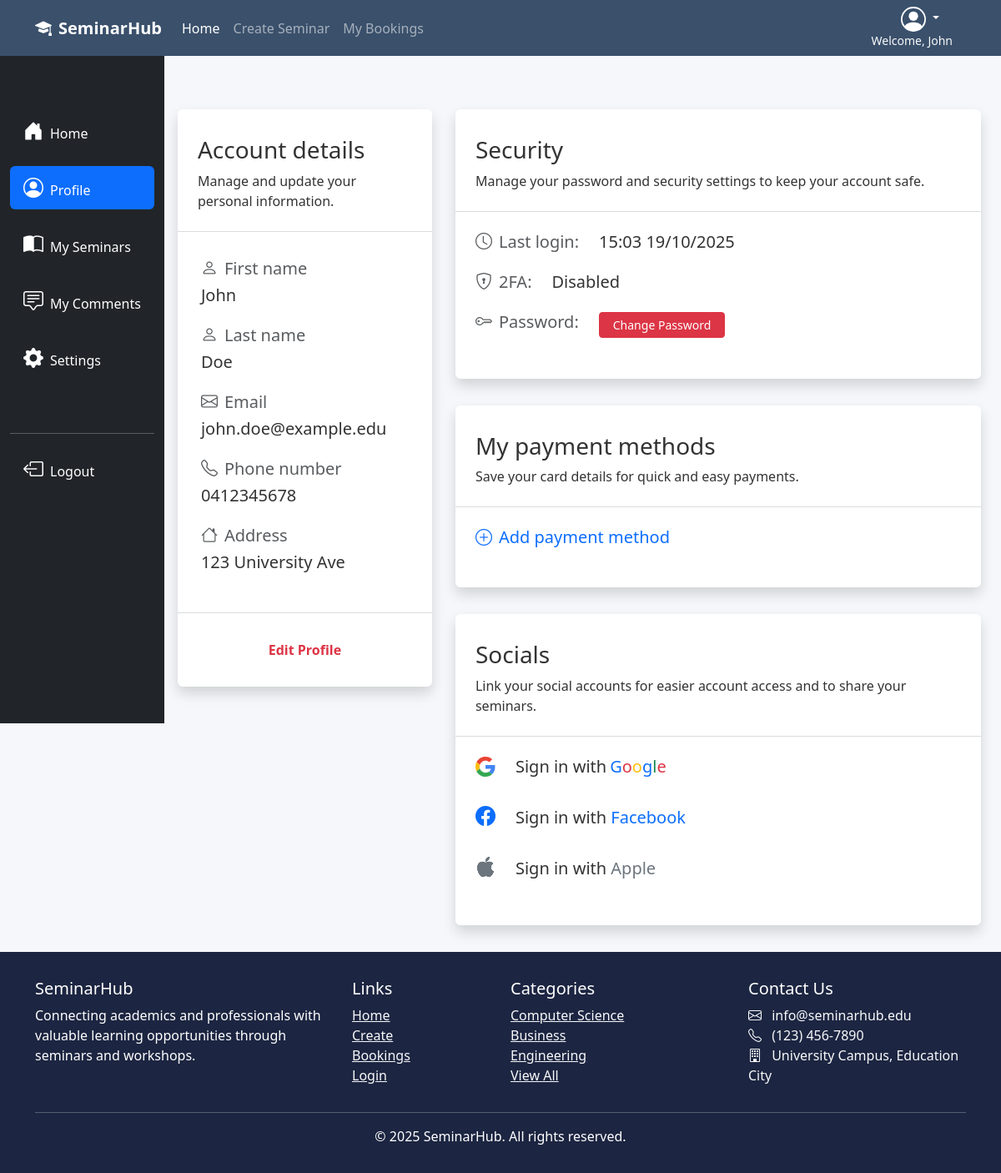
Page /profile/1 (signed in) on the earlier database version.
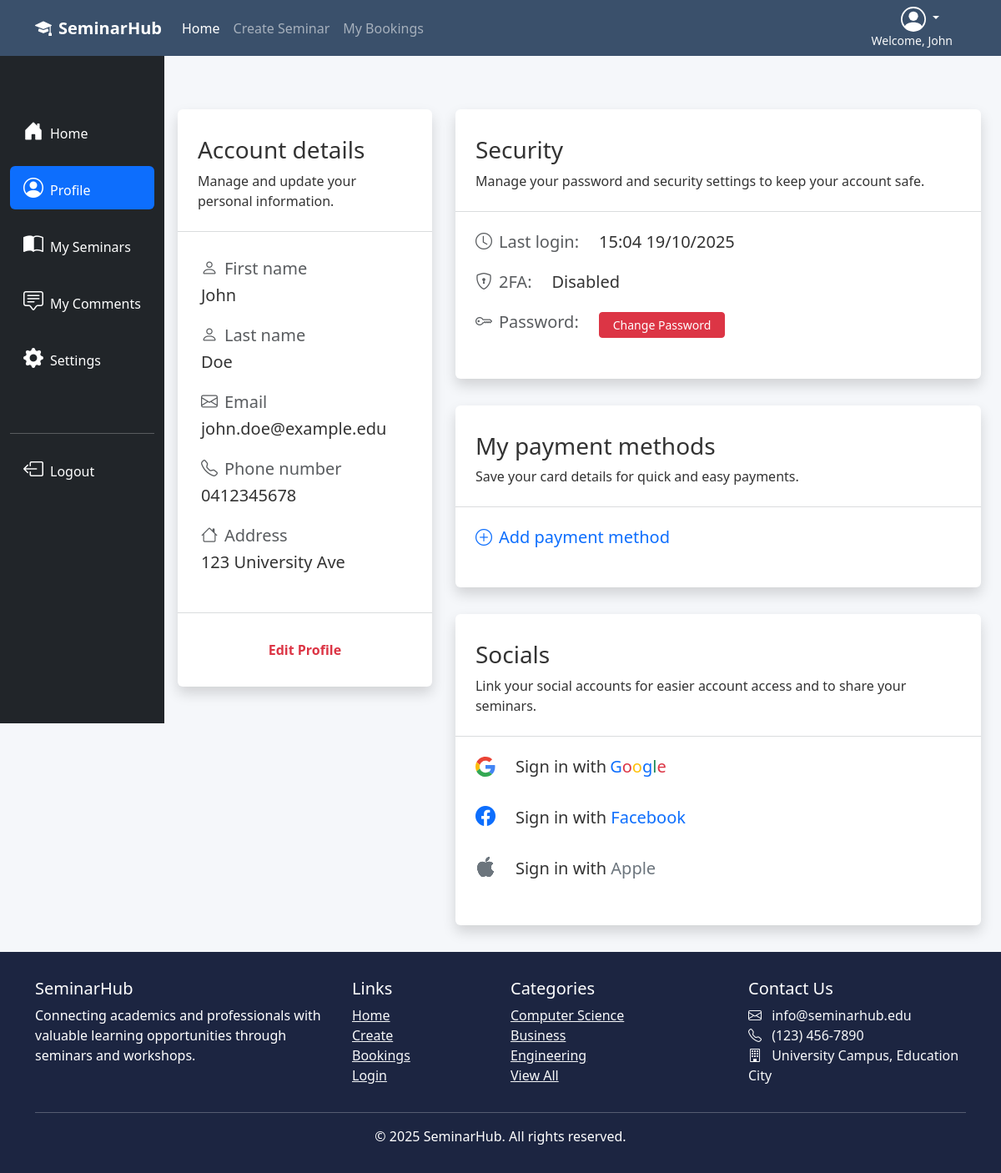
Same page on the later database version.
### SeminarHub/models.py (models this page shows, shortened)
class User(db.Model, UserMixin):
    __tablename__ = 'users'
    id = db.Column(db.Integer, primary_key=True)
    first_name = db.Column(db.String(64), index=True)
    last_name  = db.Column(db.String(64), index=True)
    email      = db.Column(db.String(64), unique=True)
    password_hash = db.Column(db.String(256), nullable=False)
    number     = db.Column(db.String(64), nullable=False)
    address    = db.Column(db.String(256), nullable=False)
    last_seen = db.Column(db.DateTime, default=datetime.now())
    bookings      = db.relationship("Booking", back_populates="user")
    comments      = db.relationship("Comment", back_populates="user")
    owned_events  = db.relationship("Event",   back_populates="owner")

### SeminarHub/user/user.py (the view)
@user_bp.route('/profile/<user_id>')
@login_required
def profile(user_id):
    user = User.query.filter_by(id = current_user.id).first()
    return render_template('profile.html', heading = 'Profile | ', user = user, details_template = '_account_details.html')

### SeminarHub/user/templates/profile.html (shortened to what this page needs)
{% extends '_profile_navigation.html' %}
{% set active_page = 'profile' %}
{% block profile_content %}
<div class="container pt-md-3 pt-2 ps-4 pe-4 ps-lg-0 mt-md-5 mt-3">
    <div class="row">
        <div class="col-12 col-lg-5 col-xl-4 pb-3">
            <div class="profile-form-section shadow rounded mb-3 w-100">
                {% block account_details %}
                {% include details_template %}
                {% endblock %}
            </div>
        </div>
        <div class="col-12 col-lg-7 col-xl-8 pe-4">
            <div class="row ps-3 pb-3">
                <div class="profile-form-section shadow rounded mb-3 w-100">
                    <div class="col">
                        <div class="px-4 mb-4">
                            <h3 class="">Security</h3>
                            <p>Manage your password and security settings to keep your account safe.</p>
                        </div>
                        <hr class="text-secondary">
                        <div class="px-4 mb-3 mt-4 d-flex">
                            <h5 class="me-4 text-muted mb-2"><i class="bi bi-clock fs-5 pe-2"></i>Last login:</h5>
                            <h5 class="">{% if user.last_seen %}{{user.last_seen.strftime('%H:%M %d/%m/%Y')}}{% else %}No previous login{% endif %}</h5>
                        </div>
                        <div class="px-4 mb-3 d-flex">
                            <h5 class="me-4 text-muted mb-2"><i class="bi bi-shield-lock fs-5 pe-2"></i>2FA:</h5>
                            <h5 class="">Disabled</h5>
                        </div>
                        <div class="px-4 mb-3 d-flex">
                            <h5 class="me-4 text-muted text-nowrap"><i class="bi bi-key fs-5 pe-2"></i>Password:</h5>
                            <a href="{{url_for('auth.change_password', user_id=current_user.id)}}" class="text-decoration-none text-danger text-nowrap"><button class="btn btn-danger btn-sm me-2 px-1 px-lg-3 py-1 ">Change Password</button></a>
                        </div>
                    </div>
                </div>
            </div>
            <div class="row ps-3 pb-3">
                <div class="profile-form-section shadow rounded mb-3 w-100">
                    <div class="col">
                        <div class="px-4 mb-4">
                            <h3 class="">My payment methods</h3>
                            <p>Save your card details for quick and easy payments.</p>
                        </div>
                        <hr class="text-secondary">
                        <div class="px-4 mb-3 mt-4">
                            <a href="" class="text-decoration-none"><h5 class=""><i class="bi bi-plus-circle fs-5 pe-2"></i>Add payment method</h5></a>
                        </div>
                    </div>
                </div>
            </div>
            <div class="row ps-3 pb-3">
                <div class="profile-form-section shadow rounded mb-3 w-100">
                    <div class="col">
                        <div class="px-4 mb-4">
                            <h3 class="">Socials</h3>
                            <p>Link your social accounts for easier account access and to share your seminars.</p>
                        </div>
                        <hr class="text-secondary">
                        <div class="px-4 mb-4 mt-4 d-flex">
                            <a href="" class="text-decoration-none text-reset">
                                <h5 class="google-icon-container">
                                    Sign in with <span class="text-primary ms-1">G</span><span class="text-danger">o</span><span class="text-warning">o</span><span class="text-primary">g</span><span class="text-success">l</span><span class="text-danger">e</span>
                                </h5>
                            </a>
                        </div>
                        <div class="px-4 mb-4 mt-4 d-flex">
                            <a href="" class="text-decoration-none text-reset"><h5 class=""><i class="bi bi-facebook h4 pe-4 text-primary"></i>Sign in with <span class="text-primary">Facebook</span></h5></a>
                        </div>
                        <div class="px-4 mb-3 mt-4 d-flex">
                            </i><a href="" class="text-decoration-none text-reset"><h5 class=""><i class="bi bi-apple h4 pe-4 text-secondary"></i>Sign in with <span class="text-secondary">Apple</span></h5></a>
                        </div>
                    </div>
                </div>
            </div>
        </div>
    </div>
</div>
{% endblock %}

### SeminarHub/user/templates/_profile_navigation.html (shortened to what this page needs)
{% extends 'base.html' %}
{% block content %}
<div class="row g-0">
    <div class="col-auto">
        <div class="d-flex flex-column flex-shrink-0 p-0 p-sm-2 py-lg-3 align-items-center align-items-sm-start bg-dark vh-100 profile-sidebar sticky-top z-1">
            <ul class="nav nav-pills flex-column mb-5 mt-5 px-0 px-sm-1 w-100">
                <li class="nav-item mb-3">
                    <a href="{{url_for('main.index')}}" class="nav-link profile-link text-white"><span class="text-nowrap"><i class="bi bi-house-door-fill me-2 fs-4"></i><span class="d-none d-lg-inline">Home</span></span></a>
                </li>
                <li class="nav-item mb-3">
                    <a href="{{url_for('user.profile', user_id=current_user.id)}}" class="nav-link {% if active_page == 'profile' %} active {% else %} profile-link text-white {% endif %}"><span class="text-nowrap"><i class="bi bi-person-circle me-2 fs-4"></i><span class="d-none d-lg-inline">Profile</span></span></a>
                </li>
                <li class="nav-item mb-3">
                    <a href="{{url_for('user.events', user_id=current_user.id)}}" class="nav-link {% if active_page == 'events' %} active {% else %} profile-link text-white {% endif %}"><span class="text-nowrap"><i class="bi bi-book-half me-2 fs-4"></i><span class="d-none d-lg-inline text-nowrap">My Seminars</span></span></a>
                </li>
                <li class="nav-item mb-3">
                    <a href="{{url_for('user.comments', user_id=current_user.id)}}" class="nav-link {% if active_page == 'comments' %} active {% else %} profile-link text-white {% endif %}"><span class="text-nowrap"><i class="bi bi-chat-square-text me-2 fs-4"></i><span class="d-none d-lg-inline">My Comments</span></span></a>
                </li>
                <li class="nav-item mb-5">
                    <a href="#" class="nav-link profile-link text-white"><span><i class="bi bi-gear-fill me-2 fs-4"></i><span class="d-none d-lg-inline">Settings</span></span></a>
                </li>
                <hr class="border-white">
                <li class="nav-item mt-auto">
                    <a href="{{url_for('auth.logout')}}" class="nav-link profile-link text-white"><span><i class="bi bi-box-arrow-left fs-4 pe-2"></i><span class="d-none d-lg-inline">Logout</span></span></a>
                </li>
            </ul>
        </div>
    </div>
    <div class="col ps-3">
    {% block profile_content %}
    {% endblock %}
    </div>
</div>
{% endblock %}

### SeminarHub/templates/base.html (shortened to what this page needs)
<!DOCTYPE html>
<html lang="en">
<head>
  <link href="https://cdn.jsdelivr.net/npm/bootstrap@5.3.0/dist/css/bootstrap.min.css" rel="stylesheet">
  <link rel="stylesheet" href="https://cdn.jsdelivr.net/npm/bootstrap-icons@1.10.0/font/bootstrap-icons.css">
  <link rel="stylesheet" href="{{ url_for('static', filename='style/stylesheet.css') }}">
</head>
<body class="d-flex flex-column min-vh-100">
  <header>
    {% include "_navigation.html" %}
  </header>
  <main class="flex-fill">
    {% block content %}{% endblock %}
  </main>
  {% include "_footer.html" %}
</body>
</html>

### SeminarHub/templates/_navigation.html (shortened to what this page needs)
<nav class="navbar navbar-expand-lg navbar-dark sticky-top">
    <div class="container">
        <a class="navbar-brand fw-bold" href="{{ url_for('main.index') }}">
            <i class="bi bi-mortarboard-fill me-2"></i>SeminarHub
        </a>
        {% if current_user.is_authenticated %}
        <div class="ms-auto order-lg-last text-end">
            <div class="dropdown pe-3">
                <a href="#" class="d-block link-body-emphasis text-decoration-none dropdown-toggle text-light pe-3" data-bs-toggle="dropdown" aria-expanded="false">
                </a>
                <small class="d-block text-end text-light">Welcome, {{ current_user.first_name }}</small>
            </div>
        </div>
        {% endif %}
        <div class="collapse navbar-collapse" id="navbarNav">
            <ul class="navbar-nav me-auto">
                <li class="nav-item">
                    <a class="nav-link active" href="{{ url_for('main.index') }}">Home</a>
                </li>
                <li class="nav-item">
                    <a class="nav-link" href="{{url_for('event.create')}}">Create Seminar</a>
                </li>
                <li class="nav-item">
                    <a class="nav-link" href="{{url_for('booking.booking')}}">My Bookings</a>
                </li>
            </ul>
        </div>
    </div>
</nav>

### SeminarHub/user/templates/_account_details.html
<div class="px-4 mb-4">
    <h3 class="">Account details</h3>
    <p>Manage and update your personal information.</p>
</div>
<hr class="text-secondary">
<div class="px-4 py-2 mt-4">
    <div class="mb-4 ms-1">
        <h5 class="me-4 text-muted mb-2"><i class="bi bi-person fs-5 pe-2"></i>First name</h5>
        <h5 class="">{{user.first_name}}</h5>
    </div>
    <div class="mb-4 ms-1">
        <h5 class="me-4 text-muted mb-2"><i class="bi bi-person fs-5 pe-2"></i>Last name</h5>
        <h5 class="">{{user.last_name}}</h5>
    </div>
    <div class="mb-4 ms-1">
        <h5 class="me-4 text-muted mb-2"><i class="bi bi-envelope fs-5 pe-2"></i>Email</h5>
        <h5 class="">{{user.email}}</h5>
    </div>
    <div class="mb-4 ms-1">
        <h5 class="me-4 text-muted mb-2"><i class="bi bi-telephone fs-5 pe-2"></i>Phone number</h5>
        <h5 class="">{{user.number}}</h5>
    </div>
    <div class="mb-4 ms-1">
        <h5 class="me-4 text-muted mb-2"><i class="bi bi-house fs-5 pe-2"></i>Address</h5>
        <h5 class="">{{user.address}}</h5>
    </div>
</div>
<hr class="text-secondary">
<div class="text-center pt-3">
    <a href="{{url_for('user.edit_profile', user_id=current_user.id)}}" class="text-danger fw-bold text-decoration-none h6">Edit Profile</a>
</div>

### SeminarHub/templates/_footer.html
<footer class="mt-auto">
  <div class="container">
    <div class="row">
      <div class="col-md-4">
        <h5>SeminarHub</h5>
        <p>Connecting academics and professionals with valuable learning opportunities through seminars and workshops.</p>
      </div>
      <div class="col-md-2">
        <h5>Links</h5>
        <ul class="list-unstyled">
          <li><a href="{{ url_for('main.index') }}" class="text-light">Home</a></li>
          <li><a href="{{ url_for('event.create') }}" class="text-light">Create</a></li>
          <li><a href="{{ url_for('booking.booking') }}" class="text-light">Bookings</a></li>
          <li><a href="#" class="text-light">Login</a></li>
        </ul>
      </div>
      <div class="col-md-3">
        <h5>Categories</h5>
        <ul class="list-unstyled">
          <li><a href="{{url_for('main.index', category='Computer Science')}}" class="text-light">Computer Science</a></li>
          <li><a href="{{url_for('main.index', category='Business')}}" class="text-light">Business</a></li>
          <li><a href="{{url_for('main.index', category='Engineering')}}" class="text-light">Engineering</a></li>
          <li><a href="{{url_for('main.index')}}" class="text-light">View All</a></li>
        </ul>
      </div>
      <div class="col-md-3">
        <h5>Contact Us</h5>
        <address class="text-light mb-0">
          <i class="bi bi-envelope me-2"></i> info@seminarhub.edu<br>
          <i class="bi bi-telephone me-2"></i> (123) 456-7890<br>
          <i class="bi bi-building me-2"></i> University Campus, Education City
        </address>
      </div>
    </div>
    <hr class="bg-light">
    <div class="text-center">
      <p class="mb-0">© {{ current_year or 2025 }} SeminarHub. All rights reserved.</p>
    </div>
  </div>
</footer>

### SeminarHub/static/style/stylesheet.css (style rules this page uses)
:root { --primary: #3a506b; --secondary: #5bc0be; --light: #f8f9fa; --dark: #1c2541; --accent: #e07a5f; }
html, body { min-height: 100%; margin: 0; padding: 0; }
body { font-family: 'Segoe UI', Tahoma, Geneva, Verdana, sans-serif; background-color: #f5f7fa; color: #333; }
.navbar { background-color: var(--primary); }
footer { background-color: var(--dark); color: white; padding: 2rem 0; margin-top: 3rem; }
.profile-form-section { background-color: white; border-radius: 10px; box-shadow: 0 4px 6px rgba(0, 0, 0, 0.1); padding: 2rem 0; margin-bottom: 2rem; }
.profile-sidebar { max-width: 220px; }
.google-icon { width: 24px; height: 24px; }
.google-icon-container { display: flex; align-items: center; }

Differences in the rows shown:
changed User "John": last_seen "15:03 19/10/2025" → "15:04 19/10/2025"
